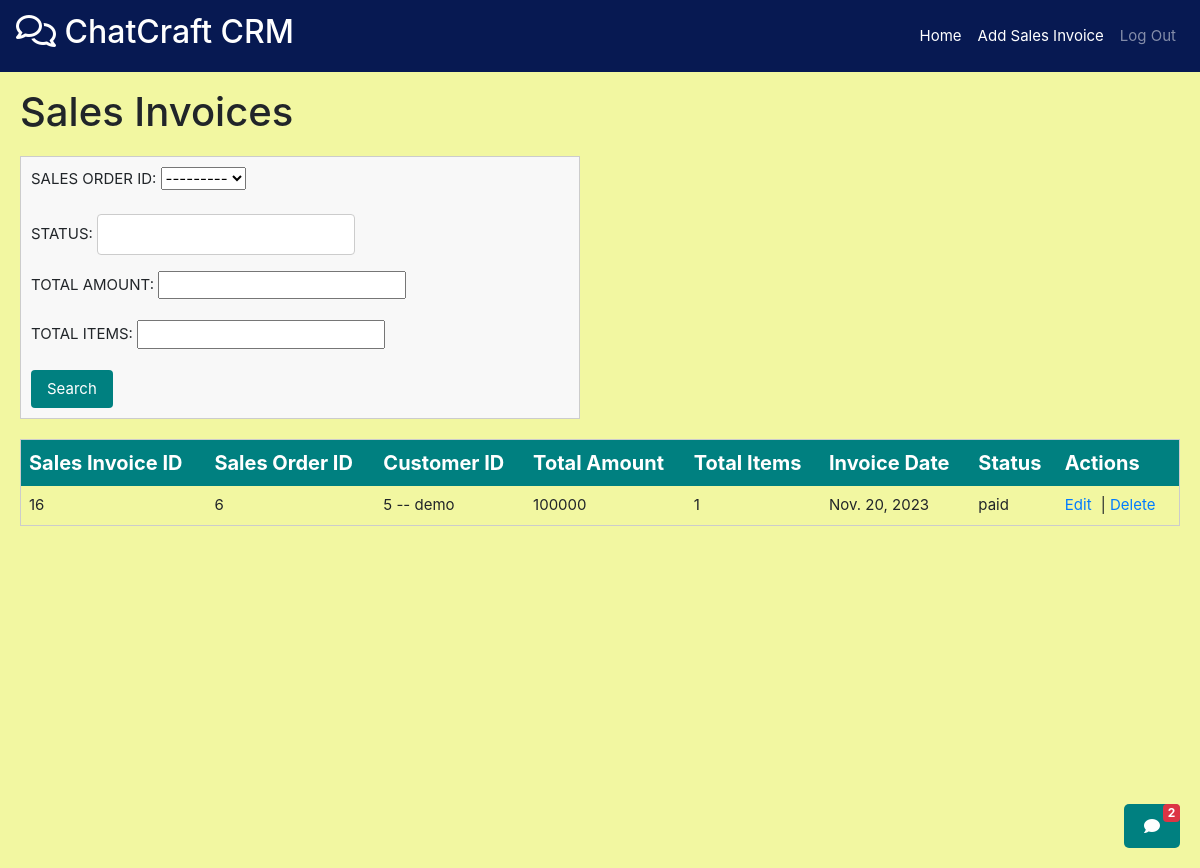
Page /sales_invoices/get/ (signed in) on the committed database.
### sales_orders/models.py (models this page shows)
class SalesOrder(models.Model):
    SALES_ORDER_ID=models.AutoField(primary_key=True)
    CUSTOMER_ID=models.ForeignKey(Customer,on_delete=models.CASCADE,db_column="CUSTOMER_ID")
    ORDERDATE = models.DateField(blank=True, null=True,default = datetime.now().date())
    AMOUNT=models.IntegerField(default =0 ,null=True,blank = True)
    STATUS = models.CharField(max_length=35,null=True,blank = True)
    def __str__(self):
        return f"{self.SALES_ORDER_ID}"

### sales_invoices/models.py (models this page shows, shortened)
class SalesInvoice(models.Model):
    SALES_INVOICE_ID = models.AutoField(primary_key=True)
    SALES_ORDER_ID = models.ForeignKey(SalesOrder, on_delete=models.CASCADE, db_column="SALES_ORDER_ID")
    CUSTOMER_ID = models.ForeignKey(Customer, on_delete=models.CASCADE, db_column="CUSTOMER_ID", null=True, blank=True)
    TOTAL_AMOUNT = models.IntegerField(null=True, blank=True)
    TOTAL_ITEMS = models.IntegerField(null=True, blank=True)
    INVOICE_DATE = models.DateField(null=True, blank=True,default=datetime.now().date())
    STATUS = models.CharField(max_length=35, null=True, blank=True)

### customers/models.py (models this page shows)
class Customer(models.Model):
    CUSTOMER_ID=models.AutoField(primary_key=True)
    COMPANY_NAME=models.CharField(max_length=35,unique=True)
    BALANCE_DUE=models.IntegerField(default=0,blank=True,null=True)
    ADDRESS = models.CharField(max_length=35,null=True,blank=True)
    STATUS = models.CharField(max_length=35,null=True,blank=True)
    CONTACT = models.CharField(max_length=10,null=True,blank=True)
    def __str__(self):
        return f"{self.CUSTOMER_ID} -- {self.COMPANY_NAME}"

### sales_invoices/views.py (the view)
# urls.py: path('get/', views.getSalesInvoice),
def getSalesInvoice(request : HttpRequest):
    data = request.GET
    sales_invoices = SalesInvoice.objects.all()
    filter_fields =["SALES_INVOICE_ID", "SALES_ORDER_ID", "CUSTOMER_ID", "INVOICE_DATE", "STATUS"]
    for field in filter_fields:
        param_value = data.get(field)
        if param_value:
            sales_invoices = sales_invoices.filter(**{field: param_value})
    sales_invoice_list = []
    for sales_invoice in sales_invoices:
        sales_invoice_details = {
            "SALES_INVOICE_ID":sales_invoice.SALES_INVOICE_ID,
            "SALES_ORDER_ID": sales_invoice.SALES_ORDER_ID.SALES_ORDER_ID,
            "CUSTOMER_ID": sales_invoice.CUSTOMER_ID_id,
            "INVOICE_DATE": str(sales_invoice.INVOICE_DATE),
            "STATUS" : sales_invoice.STATUS,
        }
        sales_invoice_list.append(sales_invoice_details)
    sales_invoice_data = json.dumps(sales_invoice_list, indent=4)
    return render(request, 'SalesInvoice/display_sales_invoice.html', {'sales_invoices':sales_invoices, 'form':SalesInvoiceForm()})

### sales_invoices/forms.py (shortened to what this page needs)
class SalesInvoiceForm(forms.ModelForm):
    class Meta:
        model = SalesInvoice
        fields = ["SALES_ORDER_ID","STATUS","TOTAL_AMOUNT","TOTAL_ITEMS"]  # List the fields you want to edit

### sales_invoices/templates/SalesInvoice/display_sales_invoice.html (shortened to what this page needs)
{% extends 'base.html' %}
{% block extra_nav %}
<li class="nav-item">
    <a class="nav-link" href="/sales_invoices/add/" style="color: white;">Add Sales Invoice</a>
</li>
{% endblock %}
{% block content %}
<h1 class="page-title">Sales Invoices</h1>
<form method="get" novalidate  novalidate style="width: 560px;">
    {{ form.as_p }}
    <button type="submit">Search</button>
</form>
<table class="custom-table">
    <thead>
        <tr class="table-header">
            <th>Sales Invoice ID</th>
            <th>Sales Order ID</th>
            <th>Customer ID</th>
            <th>Total Amount</th>
            <th>Total Items</th>
            <th>Invoice Date</th>
            <th>Status</th>
            <th>Actions</th>
        </tr>
    </thead>
    <tbody>
        {% for sales_invoice in sales_invoices %}
        <tr>
            <td>{{ sales_invoice.SALES_INVOICE_ID }}</td>
            <td>{{ sales_invoice.SALES_ORDER_ID }}</td>
            <td>{{ sales_invoice.CUSTOMER_ID }}</td>
            <td>{{ sales_invoice.TOTAL_AMOUNT }}</td>
            <td>{{ sales_invoice.TOTAL_ITEMS }}</td>
            <td>{{ sales_invoice.INVOICE_DATE }}</td>
            <td>{{ sales_invoice.STATUS }}</td>
            <td>
                <a href="/sales_invoices/edit/{{ sales_invoice.SALES_INVOICE_ID }}/" class="action-link">Edit</a> |
                <a href="/sales_invoices/delete/{{ sales_invoice.SALES_INVOICE_ID }}/" class="action-link">Delete</a>
            </td>
        </tr>
        {% endfor %}
    </tbody>
</table>
{% endblock %}

### templates/base.html (style rules this page uses)
body { background-repeat: no-repeat; background-attachment: fixed; background-size: cover; }
body { font-size: 15px; }
.custom-table { border-collapse: collapse; width: 100%; border: 1px solid #ccc; margin-top: 20px; overflow-y: auto; }
.custom-table th, .custom-table td { text-align: left; padding: 8px; }
.table-header { background-color: teal; color: white; }
.action-link { text-decoration: none; color: #007bff; margin-right: 5px; }
form { margin-top: 20px; padding: 10px; border: 1px solid #ccc; background-color: #f8f8f8; width: 50%; }
form input[type="text"] { padding: 8px; margin-right: 10px; border: 1px solid #ccc; border-radius: 4px; }
form button[type="submit"] { padding: 8px 16px; background-color: teal; border: none; color: white; border-radius: 4px; cursor: pointer; }
h1 { flex: 1; margin: 0; position: relative; }
.table-header { font-size: 20px; }

### rows in the picture
SalesOrder: SALES_ORDER_ID "---------"
SalesInvoice: SALES_INVOICE_ID "16", SALES_ORDER_ID "6", CUSTOMER_ID "5 -- demo", TOTAL_AMOUNT "100000", TOTAL_ITEMS "1", INVOICE_DATE "Nov. 20, 2023", STATUS "paid"
